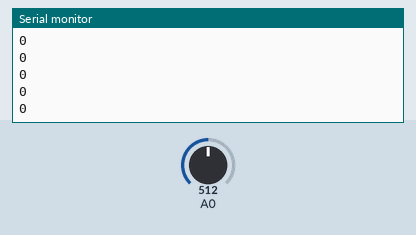
Simulated run of this sketch. Board: Arduino Uno, built with avr-gcc and run on an emulated ATmega328P. Shown: the last lines printed to the serial monitor. The test bench sets the inputs (shaded band); at power-on: A0 = 512.

Above: at 1.2 s.
1.3 s: A0 set to 900
At 2.0 s:
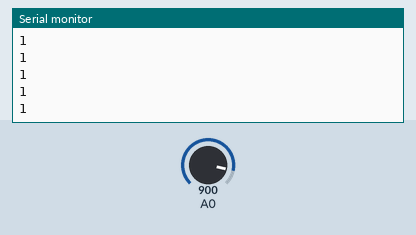
2.8 s: A0 set to 716
At 3.6 s:
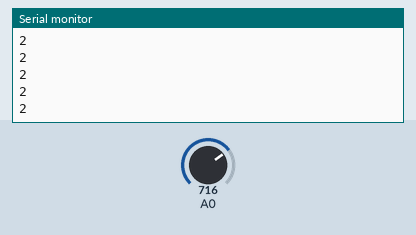
Timing chart, 0 to 5.8 s (numbered marks = the images above; inputs shaded):
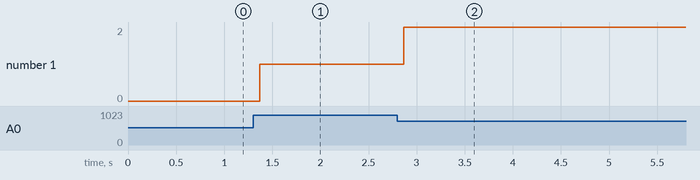

Measured:
- after the input at 1.3 s, the serial monitor: prints a new line after 0.07 s (image 1)
- after the input at 2.8 s, the serial monitor: prints a new line after 0.07 s (image 2)
- plotted number 1: 0 → 1 after the input at 1.3 s, 1 → 2 after the input at 2.8 s

The sketch:

master_encoder.ino
```cpp
//unsigned long start, finished, elapsed;

// Above threshold: HIGH, Below threshold: LOW
int threshold = 4;

// Read optical IR sensor, convert analog signal to digital value (0 or 1)
int readSensor(int pin) {
  float voltage = analogRead(pin) * (5.0 / 1023.0);  // Voltage
  return (voltage >= threshold) ? HIGH : LOW;
}

class SpeedEncoder  {
    // Class variables
    int pin;
    int n;
    int revs = 0;
    int last_n;

    // Constructor
    public:
        SpeedEncoder(int myPin) {
            pin = myPin;
            last_n = LOW;
        }

        int update(bool show = false) {
            // Update sensor value
            n = readSensor(pin);
            if (n != last_n) {
                revs += 1;
                last_n = n;
                return 1;
//                show && Serial.println(revs);
            }
            else { return 0; }
        }
};

class DirectionEncoder {
    // Class variables
    int pinA;
    int pinB;
    int n;
    int last_n;
    int dir;
    int last_dir;

    // Constructor
    public:
        DirectionEncoder(int myPinA, int myPinB) {
            pinA = myPinA;
            pinB = myPinB;
            last_n = LOW;
            dir = 1;
            last_dir = 1;
        }

        int update(bool show = false) {
              // Update sensor value
              n = readSensor(pinB);
              if ( (last_n == LOW) && (n == HIGH) ) {
                if ( readSensor(pinA) == LOW )  {
                    setDir(1);
                    show && Serial.println(dir);
                }
                else {
                    setDir(-1);
                    show && Serial.println(dir);
                }
          }
          last_n = n;
          return dir;
        }

        void setDir(int newDir) {
            dir = newDir;
        }
        void setLastDir(int newDir) {
          last_dir = newDir;
        }

        int getDir() {
          return dir;
        }
};

SpeedEncoder se_right = SpeedEncoder(A0);
SpeedEncoder se_left  = SpeedEncoder(A1);
DirectionEncoder de_right = DirectionEncoder(A4, A5);
DirectionEncoder de_left = DirectionEncoder(A3, A2);

void setup() {
    Serial.begin(9600);
}

int revsRight = 0;
int compensationRevs = 20;
int compensated = false;

void loop() {
//      start = micros();
//      revsLeft += se_left.update();
//      de_right.update();
//      Serial.println(de_right.getDir());
//      de_left.update();

//      finished=micros();
//      elapsed=finished-start;
//      Serial.print(elapsed);
//      Serial.println(" microseconds elapsed");

//    if (de_right.dir != de_right.last_dir && compensated == false) {
////      Serial.println("dir != last_dir");
//        revsRight -= compensationRevs;
//        compensated = true;
//        de_right.last_dir = de_right.dir;
//    }
    revsRight += se_right.update();
//    revsRight += se_right.update() * de_right.dir;
    Serial.println(revsRight);
}
```
